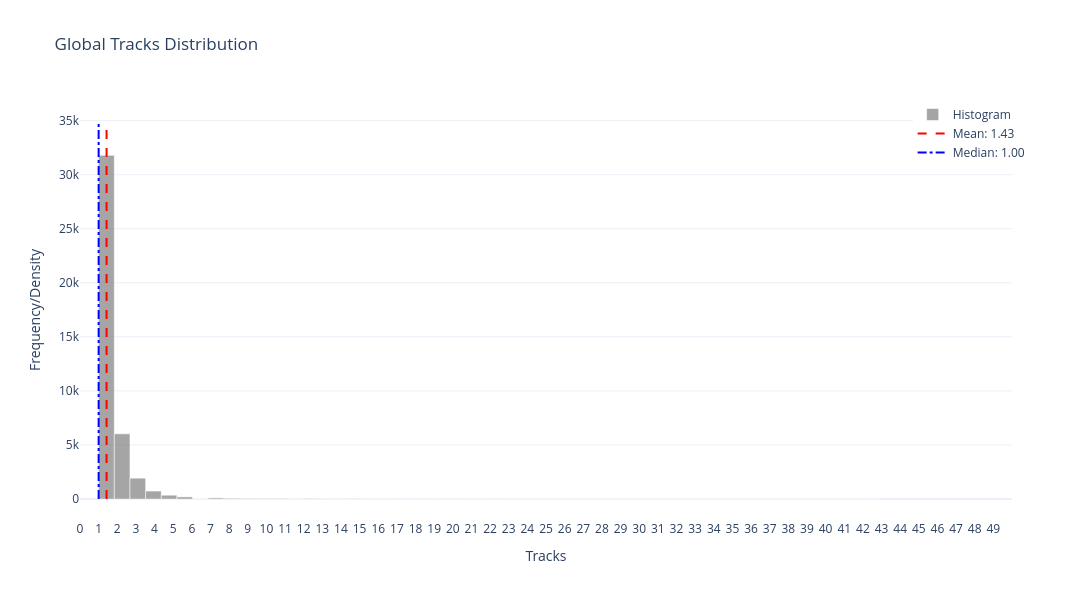

The cell this chart's notebook holds for it:
### Code cell
plotly_frequency_density_numeric_plotlypx(df_music_location['tracks'], bins=50, density=False, color='grey', title='Global Tracks Distribution', xlabel='Tracks', ylabel='Frequency/Density',
                                          xticks_range=(0, 50, 1), rotation=0, show_kde=False)

### Figure 1 — Plotly figure (JSON) as saved in the notebook; plotly's stock layout.template omitted (floating-point values rounded to 4 significant figures)
{"data": [{"marker": {"color": "grey"}, "name": "Histogram", "opacity": 0.7, "type": "bar", "width": [0.84, 0.84, 0.84, 0.84, 0.84, 0.84, 0.84, 0.84, 0.84, 0.84, 0.84, 0.84, 0.84, 0.84, 0.84, 0.84, 0.84, 0.84, 0.84, 0.84, 0.84, 0.84, 0.84, 0.84, 0.84, 0.84, 0.84, 0.84, 0.84, 0.84, 0.84, 0.84, 0.84, 0.84, 0.84, 0.84, 0.84, 0.84, 0.84, 0.84, 0.84, 0.84, 0.84, 0.84, 0.84, 0.84, 0.84, 0.84, 0.84, 0.84], "x": [1.42, 2.26, 3.1, 3.94, 4.78, 5.62, 6.46, 7.3, 8.14, 8.98, 9.82, 10.66, 11.5, 12.34, 13.18, 14.02, 14.86, 15.7, 16.54, 17.38, 18.22, 19.06, 19.9, 20.74, 21.58, 22.42, 23.26, 24.1, 24.94, 25.78, 26.62, 27.46, 28.3, 29.14, 29.98, 30.82, 31.66, 32.5, 33.34, 34.18, 35.02, 35.86, 36.7, 37.54, 38.38, 39.22, 40.06, 40.9, 41.74, 42.58], "y": [31785, 6026, 1927, 734, 351, 193, 0, 101, 63, 36, 30, 22, 0, 16, 8, 10, 12, 3, 0, 5, 6, 1, 7, 2, 0, 4, 1, 2, 0, 0, 0, 0, 1, 0, 0, 0, 1, 0, 0, 2, 0, 0, 0, 0, 0, 0, 0, 0, 0, 1]}, {"line": {"color": "red", "dash": "dash"}, "mode": "lines", "name": "Mean: 1.43", "type": "scatter", "x": [1.425, 1.425], "y": [0, 34960.0]}, {"line": {"color": "blue", "dash": "dashdot"}, "mode": "lines", "name": "Median: 1.00", "type": "scatter", "x": [1, 1], "y": [0, 34960.0]}], "layout": {"bargap": 0.05, "height": 600, "legend": {"orientation": "v", "x": 1.02, "xanchor": "right", "y": 1, "yanchor": "top"}, "title": {"text": "Global Tracks Distribution"}, "width": 1200, "xaxis": {"range": [0, 50], "tickmode": "array", "tickvals": [0, 1, 2, 3, 4, 5, 6, 7, 8, 9, 10, 11, 12, 13, 14, 15, 16, 17, 18, 19, 20, 21, 22, 23, 24, 25, 26, 27, 28, 29, 30, 31, 32, 33, 34, 35, 36, 37, 38, 39, 40, 41, 42, 43, 44, 45, 46, 47, 48, 49], "title": {"text": "Tracks"}}, "yaxis": {"title": {"text": "Frequency/Density"}}}}
